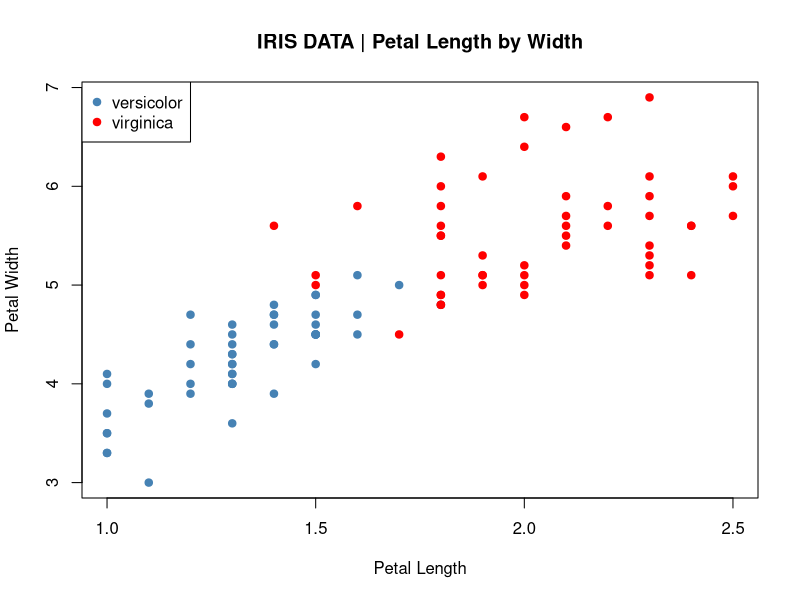

The R source for this figure:
# Clear Environment
rm(list=ls())

## Start Exploratory Data Analysis
# Load iris dataset
data(iris); df <- iris; rm(iris)

# Check out head of iris
head(df)

# summarise iris
summary(df)

# Check for values missing
sum(is.na(df))

## Limit data for simplicity
# Limit iris data to Petal.Length & Petal.Width & keep Species label
# df <- df[, c("Petal.Length", "Petal.Width", "Species")]

# Limit data to where Species is in c('versicolor','verginica') only
df <- subset(df, df$Species %in% c("versicolor","virginica"))


## Scatter Plot Section
# Define colors for plotting group
colors <- rep(NA, length(df$Species))
colors[which(df$Species == "versicolor")] <- "steelblue"
colors[which(df$Species == "virginica")] <- "red"

# Create scatter plot
plot(Petal.Length ~ Petal.Width, col = colors, data = df,
     main = "IRIS DATA | Petal Length by Width",
     xlab = "Petal Length", ylab = "Petal Width", 
     type = 'p', pch = 19)
legend('topleft', pch = 19,
       legend = c("versicolor", "virginica"), 
       col = c("steelblue", "red"))


## Start NeuralNet work
# Create binary classification of Species 
df$Label <- ifelse(df$Species == "versicolor", 1, 0)

# Drop Species from data
df <- subset(df, select = -Species)

# Define inputs(X) & outputs(Y) as matrices
X <- as.matrix(subset(df, select = -Label))
Y <- as.matrix(subset(df, select = Label))

#####################################################
################## MATH FUNCTIONS ###################
#####################################################
# define sigmoid function
sigmoid <- function(x){1 / (1 + exp(-x))}
# define derivative of sigmoid function
sigmoid_prime <- function(x){x * (1 - x)}
# define cost function
compute_cost <- function(pred, Y) {
    m <- length(Y)
    logProbs <- log(pred)*Y + (1 - Y)*log(1 - pred)
    cost <- round( - sum(logProbs) / m, digits = 6)
}

#####################################################
################# NEURAL NETWORK ####################
#####################################################
# Define NN function
nn_model <- function(x, y, n_hidden_layer_neurons = 6, lr = 0.01, epochs = 10000, output_neurons = 1, print_cost = FALSE) {
    # Layer dimensions
    inputlayer_neurons= ncol(x)
    hiddenlayer_neurons= n_hidden_layer_neurons

    ## Weight(W) and Bias(B) initialization
    # hidden (input) layer weights and biases
    W1 <- matrix(rnorm(inputlayer_neurons*hiddenlayer_neurons, mean=0, sd=1), 
                 inputlayer_neurons, hiddenlayer_neurons)
    b1 <- matrix(0, nrow(x), hiddenlayer_neurons) # trivial initialization
    # output layer weights and biases
    W2 <- matrix(rnorm(hiddenlayer_neurons*output_neurons, mean=0, sd=1), 
                 hiddenlayer_neurons, output_neurons)
    b2 <- matrix(0, nrow(x), output_neurons) # trivial initialization
    
    for(i in 1:epochs){
        ## forward propagation
        Z1 <- (x %*% W1) + b1       # hidden layer
        A1 <- sigmoid(Z1)           # hidden layer activation
        Z2 <- (A1 %*% W2) + b2      # output layer
        output <- A2 <- sigmoid(Z2) # output later activation
        
        ## Back Propagation
        outputError <- output - y                           # Calculate Output Error
        slope_output_layer <- sigmoid_prime(A2)    
        d_output <- outputError * slope_output_layer
        hiddenLayerError <- d_output %*% t(W2)              # Calculate hidden layer error
        slope_hidden_layer <- sigmoid_prime(A1)
        d_hiddenLayer <- hiddenLayerError * slope_hidden_layer
        
        # Update weights and biases
        W2 <- W2 - lr*(t(A1) %*% d_output)
        b2 <- b2 - lr*rowSums(d_output)
        W1 <- W1 - lr*(t(x) %*% d_hiddenLayer)
        b1 <- b1 - lr*rowSums(d_hiddenLayer)
            
        ## compute and print cost
        if (print_cost & i %% 1000 == 0) {
            print(paste0("Cost after iteration ", i, ": ", compute_cost(pred=output, Y=y)))
        }
    }
    print(paste("Final cost:", compute_cost(pred=output, Y=y)))
    weights <- list("W1" = W1, "W2" = W2)
    biases <- list("b1" = b1, "b2" = b2)
    predictions <- output
    list("Predictions" = predictions, 
         "Weights" = weights, 
         "Biases" = biases)
}

# Run NN model
trained_net_preds <- nn_model(x = X, y = Y, 
                              n_hidden_layer_neurons = 20, 
                              print_cost = TRUE)
